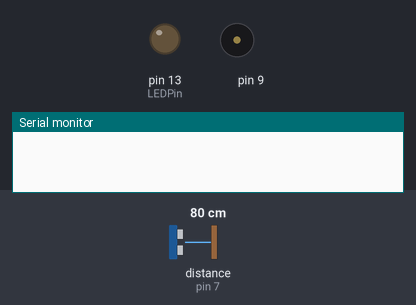
The sketch below on a simulated Arduino Uno, built with avr-gcc and run on an emulated ATmega328P. On the bench: output pins drawn as LEDs (lit = HIGH), buzzer (waves = sounding), the last lines printed to the serial monitor. Wiring (inferred from the names in the program): ultrasonic range finder: trigger pin 8; echo pin 7. Inputs (shaded band) come from the test bench; at power-on: distance to the obstacle (sensor on pin 7) 80 cm. The echo pulse lasts 58.3 µs per cm; pins used as bus, display or sensor lines are not drawn.

Above: at 0.1 s.
At 1.04 s:
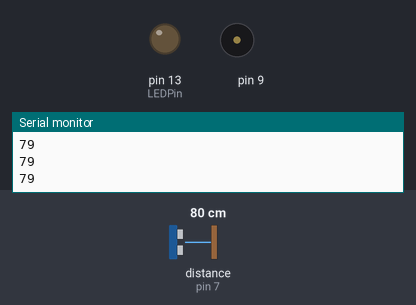
1.3 s: distance to the obstacle (sensor on pin 7) set to 197 cm
4.3 s: distance to the obstacle (sensor on pin 7) set to 205 cm
At 6.0 s:
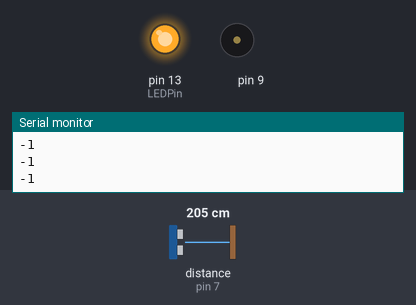
Timing chart, 0 to 7.5 s (numbered marks = the images above; inputs shaded):
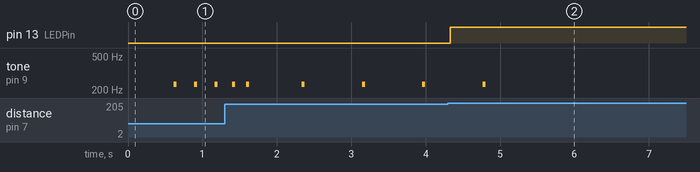

Measured:
- the behaviour switches between 200 and 201 cm on distance to the obstacle (sensor on pin 7) (found by bisection; images 1 and 2)
- after the input at 4.3 s, pin 13 (LEDPin): LOW → HIGH at once; tone on pin 9: goes on until 4.8 s, then stays silent

The sketch:

ArduinoSensor.ino
```cpp
 /* MSc in Design and Multimedia
 *
 * Week 8
 * HC-SR04 Parking sensor
 *
 * HC-SR04 Ping distance sensor:
 * VCC to arduino 5v,  GND to arduino GND
 * Echo to Arduino pin 7, Trig to Arduino pin 8
 */

#define echoPin 7 // Echo Pin
#define trigPin 8 // Trigger Pin
#define LEDPin 13 // Onboard LED

boolean flag=false;
int ooRange=0;

int cnt=0;
int acum=0;
int readVect[10];

int timeBase=50;
long lastEvent=0,eventCount=0;

int maximumRange = 200; // Maximum range needed
int minimumRange = 0; // Minimum range needed
int duration, distance; // Duration used to calculate distance

void setup() {
 Serial.begin (9600);
 pinMode(trigPin, OUTPUT);
 pinMode(echoPin, INPUT);
 pinMode(LEDPin, OUTPUT); // Use LED indicator (if required)
}

void loop() {
  /* The following trigPin/echoPin cycle is used to determine the
   distance of the nearest object by bouncing soundwaves off of it. */
   digitalWrite(trigPin, LOW);
   delayMicroseconds(2);

   digitalWrite(trigPin, HIGH);
   delayMicroseconds(10);

   digitalWrite(trigPin, LOW);
   duration = pulseIn(echoPin, HIGH,50000);

   //Calculate the distance (in cm) based on the speed of sound.
   distance = (duration*.0343)/2;

   if ((distance >= maximumRange) || (distance <= minimumRange)){
      /* Out of Range */
      digitalWrite(LEDPin, HIGH);
      ooRange=ooRange+1;
   }
   else {
       /* Send the distance to the computer using Serial protocol, and
       turn LED OFF to indicate successful reading. */
       ooRange=0;
       updateReadings(distance);

       if (flag) Serial.println(acum/10);
       digitalWrite(LEDPin, LOW);

       if (cnt==9) {
          cnt=0;
          flag=true;
       }
       else cnt=cnt+1;
  }

  /* Send a negative number to computer and Turn LED ON
  to indicate "out of range" */
  if (ooRange>=15) {
    cnt=0;
    Serial.println("-1");
  } else if (flag) {
    toneGen((acum/150));
  }

   updateTimeCounter();
   //Delay 50ms before next reading.
   delay(50);
}

void updateTimeCounter(){
 long currEvent=millis();
 if (((currEvent-lastEvent)/timeBase)>=1) {
    lastEvent=currEvent;
    eventCount=eventCount+1;
 }
}

void toneGen(long events) {
  if ((events==0) || ((eventCount%events)==0)) {
      //noTone(9);
      tone(9,235,40);
  }
}

void updateReadings(int distance) {
 acum=acum-readVect[cnt];
 readVect[cnt]=distance;
 acum=acum+distance;
}
```
